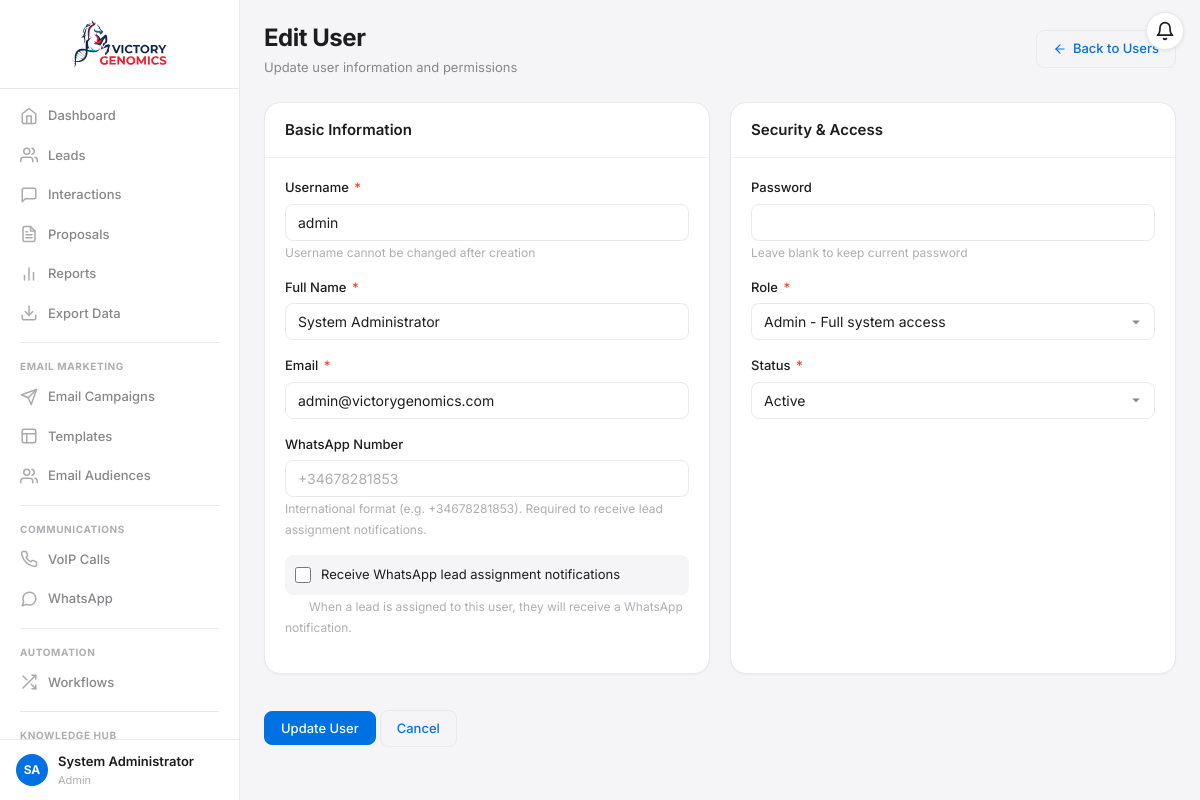
The page /pages/user-form.php?id=1 (signed in) on the database its author committed.
### tables this page shows
CREATE TABLE IF NOT EXISTS `users` (
  `user_id` int(11) NOT NULL AUTO_INCREMENT,
  `username` varchar(50) NOT NULL,
  `email` varchar(100) NOT NULL,
  `password_hash` varchar(255) NOT NULL,
  `full_name` varchar(100) NOT NULL,
  `role` enum('Admin','Sales Manager','Sales Rep','Viewer') NOT NULL DEFAULT 'Sales Rep',
  `phone` varchar(20) DEFAULT NULL,
  `whatsapp_number` varchar(20) DEFAULT NULL,
  `wa_notify_enabled` tinyint(1) NOT NULL DEFAULT 0,
  `avatar` varchar(255) DEFAULT NULL,
  `created_at` timestamp NOT NULL DEFAULT CURRENT_TIMESTAMP,
  `last_login` timestamp NULL DEFAULT NULL,
  `status` enum('Active','Inactive') NOT NULL DEFAULT 'Active',
  PRIMARY KEY (`user_id`),
  UNIQUE KEY `username` (`username`),
  UNIQUE KEY `email` (`email`)
);

### config/database.php (called while the page is built, shortened)
<?php
class Database {
    private static $instance = null;
    private $connection;
    private function __construct() {
        try {
            $dsn = "mysql:host=" . DB_HOST . ";dbname=" . DB_NAME . ";charset=" . DB_CHARSET;
            $options = [
                PDO::ATTR_ERRMODE            => PDO::ERRMODE_EXCEPTION,
                PDO::ATTR_DEFAULT_FETCH_MODE => PDO::FETCH_ASSOC,
                PDO::ATTR_EMULATE_PREPARES   => false,
                PDO::MYSQL_ATTR_INIT_COMMAND => "SET NAMES utf8mb4 COLLATE utf8mb4_unicode_ci",
            ];
            $this->connection = new PDO($dsn, DB_USER, DB_PASS, $options);
        } catch (PDOException $e) {
            error_log("Database Connection Failed: " . $e->getMessage());
            die("Database connection error. Please try again later.");
        }
    }
    public static function getInstance() {
        if (self::$instance === null) {
            self::$instance = new self();
        }
        return self::$instance;
    }
    public function query($sql, $params = []) {
        $stmt = $this->connection->prepare($sql);
        $stmt->execute($params);
        return $stmt;
    }
    public function findOne($table, $conditions) {
        $where = [];
        $params = [];
        foreach ($conditions as $key => $value) {
            $where[] = "`$key` = ?";
            $params[] = $value;
        }
        $whereClause = implode(' AND ', $where);
        $sql = "SELECT * FROM `$table` WHERE $whereClause LIMIT 1";
        return $this->query($sql, $params)->fetch(PDO::FETCH_ASSOC);
    }
}
?>

### pages/user-form.php (the view, shortened to what this page needs)
<?php
$userId = isset($_GET['id']) ? intval($_GET['id']) : 0;
$isEdit = $userId > 0;
$userData = null;
if ($isEdit) {
    try {
        $db = Database::getInstance();
        $userData = $db->findOne('users', ['user_id' => $userId]);
    } catch (Exception $e) {
        $_SESSION['error'] = "Error loading user: " . $e->getMessage();
        header('Location: users.php');
        exit;
    }
}
include '../includes/header.php';
?>
<div class="page-header">
    <div>
        <h1 class="page-title"><?php echo $isEdit ? 'Edit User' : 'Add New User'; ?></h1>
        <p class="page-subtitle"><?php echo $isEdit ? 'Update user information and permissions' : 'Create a new system user'; ?></p>
    </div>
    <a href="users.php" class="btn btn-outline">
        <svg width="14" height="14" viewBox="0 0 24 24" fill="none" stroke="currentColor" stroke-width="2" stroke-linecap="round"><line x1="19" y1="12" x2="5" y2="12"/><polyline points="12 19 5 12 12 5"/></svg>
        Back to Users
    </a>
</div>
<form method="POST" class="form-container">
    <div class="grid grid-2">
        <div class="card">
            <div class="card-header"><h3 class="card-title">Basic Information</h3></div>
            <div class="card-body">
                <div class="form-group">
                    <label class="form-label">Username <span class="required">*</span></label>
                    <input type="text" name="username" class="form-control" required value="<?php echo htmlspecialchars($userData['username'] ?? ''); ?>" <?php echo $isEdit ? 'readonly' : ''; ?>>
                    <small class="form-hint">Username cannot be changed after creation</small>
                </div>
                <div class="form-group">
                    <label class="form-label">Full Name <span class="required">*</span></label>
                    <input type="text" name="full_name" class="form-control" required value="<?php echo htmlspecialchars($userData['full_name'] ?? ''); ?>">
                </div>
                <div class="form-group">
                    <label class="form-label">Email <span class="required">*</span></label>
                    <input type="email" name="email" class="form-control" required value="<?php echo htmlspecialchars($userData['email'] ?? ''); ?>">
                </div>
                <div class="form-group">
                    <label class="form-label">WhatsApp Number</label>
                    <input type="tel" name="whatsapp_number" class="form-control" placeholder="+34678281853" value="<?php echo htmlspecialchars($userData['whatsapp_number'] ?? ''); ?>">
                    <small class="form-hint">International format (e.g. +34678281853). Required to receive lead assignment notifications.</small>
                </div>
                <div class="form-group" style="margin-top:12px;">
                    <label class="form-check">
                        <input type="checkbox" name="wa_notify_enabled" value="1" <?php echo (intval($userData['wa_notify_enabled'] ?? 0)) === 1 ? 'checked' : ''; ?>>
                        <span class="form-check-label">Receive WhatsApp lead assignment notifications</span>
                    </label>
                    <small class="form-hint" style="margin-left:24px;">When a lead is assigned to this user, they will receive a WhatsApp notification.</small>
                </div>
            </div>
        </div>
        <div class="card">
            <div class="card-header"><h3 class="card-title">Security &amp; Access</h3></div>
            <div class="card-body">
                <div class="form-group">
                    <label class="form-label"><?php echo $isEdit ? '' : '<span class="required">*</span> '; ?>Password</label>
                    <input type="password" name="password" class="form-control" <?php echo $isEdit ? '' : 'required'; ?>>
                    <small class="form-hint"><?php echo $isEdit ? 'Leave blank to keep current password' : 'Min ' . PASSWORD_MIN_LENGTH . ' chars with uppercase, lowercase, and number'; ?></small>
                </div>
                <div class="form-group">
                    <label class="form-label">Role <span class="required">*</span></label>
                    <select name="role" class="form-control" required>
                        <option value="Admin" <?php echo ($userData['role'] ?? '') === 'Admin' ? 'selected' : ''; ?>>Admin - Full system access</option>
                    </select>
                </div>
                <div class="form-group">
                    <label class="form-label">Status <span class="required">*</span></label>
                    <select name="status" class="form-control" required>
                        <option value="Active" <?php echo ($userData['status'] ?? 'Active') === 'Active' ? 'selected' : ''; ?>>Active</option>
                    </select>
                </div>
            </div>
        </div>
    </div>
    <div class="form-actions">
        <button type="submit" class="btn btn-primary"><?php echo $isEdit ? 'Update User' : 'Create User'; ?></button>
        <a href="users.php" class="btn btn-outline">Cancel</a>
    </div>
</form>
<?php include '../includes/footer.php'; ?>

### rows shown on the page
users: username "admin", full_name "System Administrator", email "admin@victorygenomics.com", role "Admin - Full system access", status "Active"

### other values the page prints
getInitials($_SESSION['full_name']) "SA"
$_SESSION['full_name'] "System Administrator"
$_SESSION['role'] "Admin"
